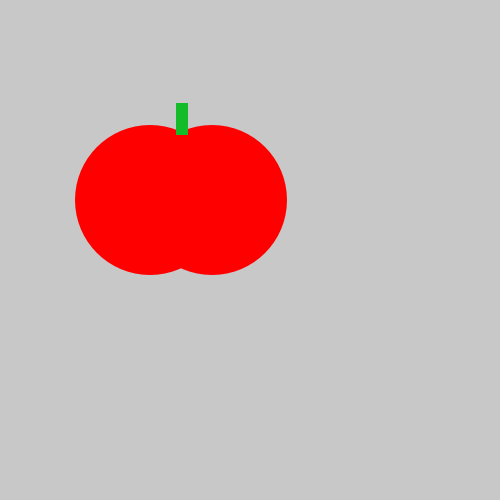
Frame 1 (no input)
Frame 60 (the mouse pressed at the canvas centre just before this capture): identical to frame 1, image omitted
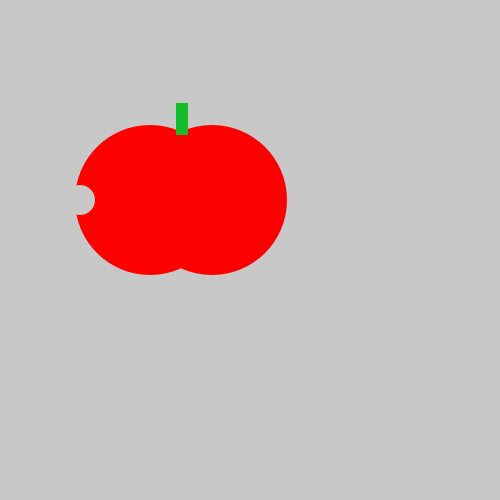
Frame 120 (the mouse held since frame 60 and released just before this capture)

The Processing sketch that drew these frames (run headless with seeded random() and noise(); from frame 60 on, the mouse is pressed at the canvas centre):

// Processing sketch: tasty_tomato
// ── tasty_tomato.pde
void   setup()   {
   size(500,   500);
}
void   draw()   {
      background(200,   200,   200);
     fill(#FF0000);
      noStroke();

      ellipse(150,   200,   150,   150);       
      ellipse(212,   200,   150,   150);     
      fill(#13BC28);
      rect(176,   103,   12,   32);
if(mousePressed){
fill(200, 200, 200);
ellipse(80,   200,   30,   30);}
}
